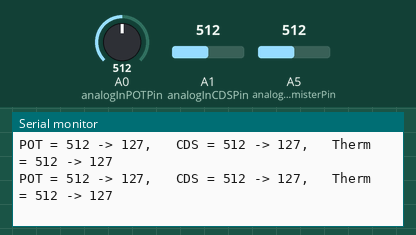
This sketch was run on a simulated Arduino Uno, built with avr-gcc and run on an emulated ATmega328P. Shown: the last lines printed to the serial monitor. The inputs (shaded band) are chosen by the test bench; at power-on: A0 (analogInPOTPin) = 512, A1 (analogInCDSPin) = 512, A5 (analogInThermisterPin) = 512.

Above: at 1.2 s.
1.3 s: A0 (analogInPOTPin) set to 409
At 2.4 s:
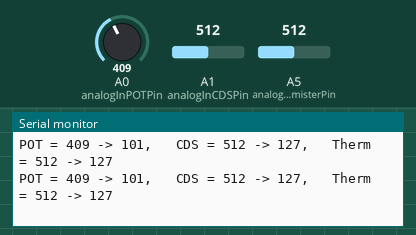
4.3 s: A0 (analogInPOTPin) set to 393
At 5.4 s:
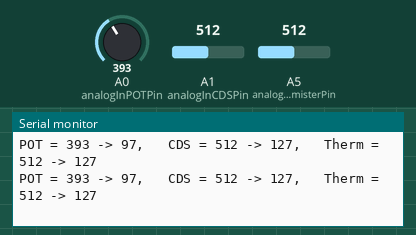
7.3 s: A1 (analogInCDSPin) set to 104
At 7.8 s:
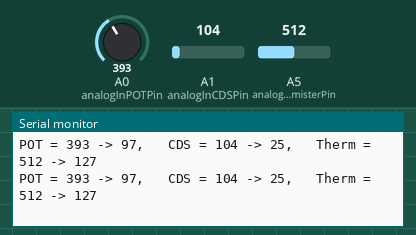
10.3 s: A1 (analogInCDSPin) set to 93
At 11.4 s:
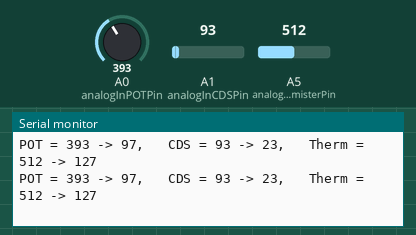
Timing chart, 0 to 12.1 s (numbered marks = the images above; inputs shaded):
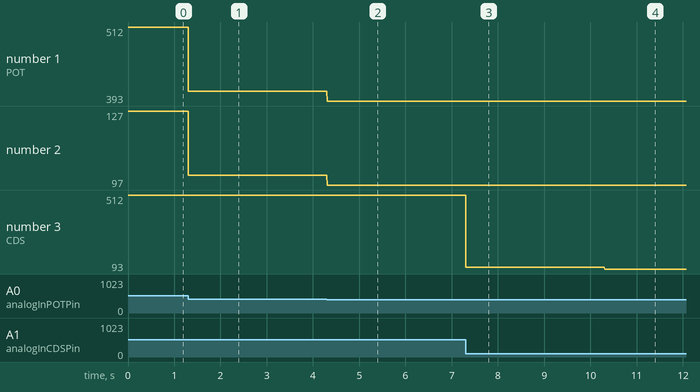

Measured:
- after the input at 1.3 s, the serial monitor: prints a new line at once (image 1)
- after the input at 4.3 s, the serial monitor: prints a new line at once (image 2)
- after the input at 7.3 s, the serial monitor: prints a new line at once (image 3)
- after the input at 10.3 s, the serial monitor: prints a new line at once (image 4)
- plotted number 1: 512 → 409 after the input at 1.3 s, 409 → 393 after the input at 4.3 s
- plotted number 2: 127 → 101 after the input at 1.3 s, 101 → 97 after the input at 4.3 s
- plotted number 3: 512 → 104 after the input at 7.3 s, 104 → 93 after the input at 10.3 s

The sketch:

05-AnalogInOutSerial.ino
```cpp
/*
  Analog input, serial output, WS2812 out

  Reads multiple analog input pins, maps the results to a range from 0 to 255 and uses
  the result to drive a Neopixel Array.
  Also prints the results to the Serial Monitor.

  The circuit:
  - potentiometer connected to analog pin 0.
    Center pin of the potentiometer goes to the analog pin.
    side pins of the potentiometer go to +5V and ground

  Based on:
  http://www.arduino.cc/en/Tutorial/AnalogInOutSerial
*/

// These constants won't change. They're used to give names to the pins used:
const int analogInPOTPin = A0;  // Analog input pin that the potentiometer is attached to
const int analogInCDSPin = A1;  // Analog input pin that the CDS cell is attached to
const int analogInThermisterPin = A5;  // Analog input pin that the CDS cell is attached to

int potValue = 0;        // value read from the pot
int cdsValue = 0;        // value read from the CDS cell
int thermisterValue = 0; // value read from the thermistert
int potOutputValue = 0;  // value output to the
int cdsOutputValue = 0;  // value output to the
int thermisterOutputValue = 0;  // value output to the

void setup() {
  // initialize serial communications at 115200 bps:
  Serial.begin(115200);
}

void loop() {
  // read the POT analog value:
  potValue = analogRead(analogInPOTPin);
  // map it to the range of the analog out:
  potOutputValue = map(potValue, 0, 1023, 0, 255);

  // read the CDS cell analog value:
  cdsValue = analogRead(analogInCDSPin);
  // map it to the range of the analog out:
  cdsOutputValue = map(cdsValue, 0, 1023, 0, 255);

  // read the thermister analog value:
  thermisterValue = analogRead(analogInThermisterPin);
  // map it to the range of the analog out:
  thermisterOutputValue = map(thermisterValue, 0, 1023, 0, 255);

  // print the results to the Serial Monitor:
  Serial.print("POT = ");
  Serial.print(potValue);
  Serial.print(" -> ");
  Serial.print(potOutputValue);

  Serial.print(",\t CDS = ");
  Serial.print(cdsValue);
  Serial.print(" -> ");
  Serial.print(cdsOutputValue);

  Serial.print(",\t Therm = ");
  Serial.print(thermisterValue);
  Serial.print(" -> ");
  Serial.println(thermisterOutputValue);

  // wait 2 milliseconds before the next loop for the analog-to-digital
  // converter to settle after the last reading:
  delay(2);
}
```
